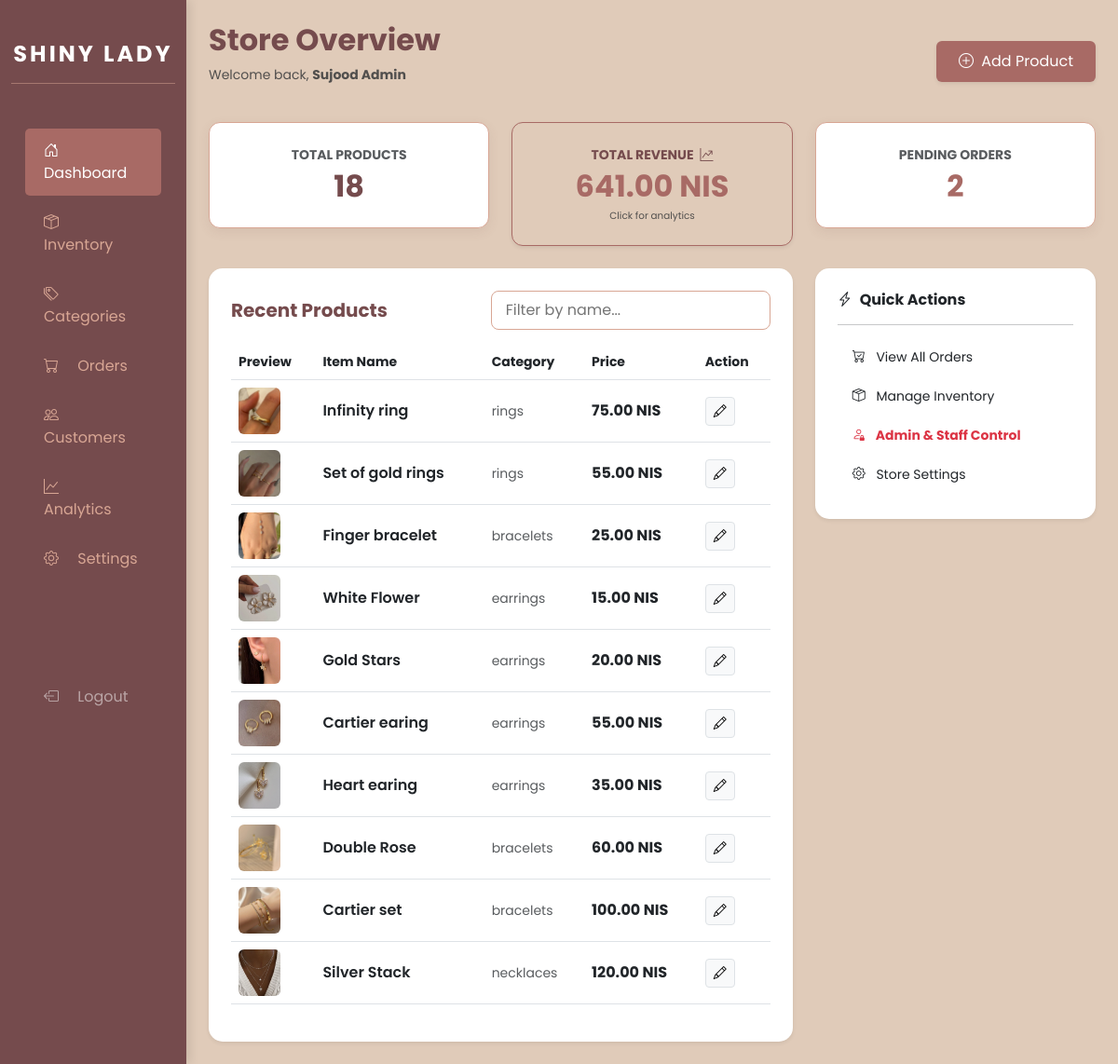
The page /web2026/admin/index.php (signed in) on the database its author committed.
### tables this page shows
CREATE TABLE `products` (
  `id` int(11) NOT NULL,
  `name` varchar(255) NOT NULL,
  `price` decimal(10,2) NOT NULL,
  `stock` int(11) DEFAULT 10,
  `category_id` int(11) DEFAULT NULL,
  `image` varchar(255) DEFAULT NULL,
  `description` text DEFAULT NULL,
  `created_at` timestamp NOT NULL DEFAULT current_timestamp()
);

CREATE TABLE `categories` (
  `id` int(11) NOT NULL,
  `name` varchar(100) NOT NULL
);

### web2026/admin/index.php (the view, shortened to what this page needs)
<?php
global $conn;
$totalItems = mysqli_fetch_assoc(mysqli_query($conn, "SELECT COUNT(*) as total FROM products"))['total'];
$pendingOrders = mysqli_fetch_assoc(mysqli_query($conn, "SELECT COUNT(*) as total FROM `orders` WHERE status = 'Pending'"))['total'];
$revenueRes = mysqli_query($conn, "SELECT SUM(total_amount) as total FROM `orders` WHERE status != 'Cancelled'");
$revenueData = mysqli_fetch_assoc($revenueRes);
$totalRevenue = isset($revenueData['total']) ? $revenueData['total'] : 0;
$latestProducts = mysqli_query($conn, "SELECT p.*, c.name as cat_name FROM products p LEFT JOIN categories c ON p.category_id = c.id ORDER BY p.id DESC LIMIT 10");
?>
<!DOCTYPE html>
<html lang="en">
<head>
    <link rel="stylesheet" href="https://cdn.jsdelivr.net/npm/bootstrap@5.3.0/dist/css/bootstrap.min.css">
    <link rel="stylesheet" href="https://cdn.jsdelivr.net/npm/bootstrap-icons@1.11.0/font/bootstrap-icons.css">
    <link rel="stylesheet" href="css/admin-style.css">
</head>
<body>
<div class="container-fluid">
    <div class="row flex-column flex-md-row">
        <nav class="col-md-2 d-none d-md-block sidebar">
            <div class="text-center mb-5">
                <h4 class="fw-bold mt-4 text-white" style="letter-spacing: 3px;">SHINY LADY</h4>
                <hr style="color: var(--rosewater); opacity: 0.5;">
            </div>
            <a href="index.php" class="active"><i class="bi bi-house-door me-3"></i> Dashboard</a>
            <a href="inventory.php"><i class="bi bi-box-seam me-3"></i> Inventory</a>
            <a href="categories.php"><i class="bi bi-tags me-3"></i> Categories</a>
            <a href="orders.php"><i class="bi bi-cart me-3"></i> Orders</a>
            <a href="customers.php"><i class="bi bi-people me-3"></i> Customers</a>
            <a href="analytics.php"><i class="bi bi-graph-up me-3"></i> Analytics</a>
            <a href="settings.php"><i class="bi bi-gear me-3"></i> Settings</a>
            <div style="margin-top: 100px; padding-bottom: 30px;">
                <a href="login.php" onclick="return confirm('Logout from Admin?') " class="text-white-50">
                    <i class="bi bi-box-arrow-left me-3"></i> Logout
                </a>
            </div>
        </nav>
        <main class="col-md-10 ms-sm-auto px-md-4 py-4">
            <div class="d-flex justify-content-between align-items-center mb-4">
                <div>
                    <h2 class="fw-bold text-plum-wine">Store Overview</h2>
                    <p class="text-muted small">Welcome back, <b><?php echo $_SESSION['user_name']; ?></b></p>
                </div>
                <a href="add-product.php" class="btn btn-primary shadow-sm"><i class="bi bi-plus-circle me-1"></i> Add Product</a>
            </div>
            <div class="row mb-4">
                <div class="col-md-4">
                    <div class="card card-stat p-4 text-center">
                        <div class="text-muted small mb-1 fw-bold">TOTAL PRODUCTS</div>
                        <h2 class="fw-bold text-plum-wine mb-0"><?php echo $totalItems; ?></h2>
                    </div>
                </div>
                <div class="col-md-4">
                    <a href="analytics.php" class="clickable-stat">
                        <div class="card card-stat revenue-card p-4 text-center shadow-sm">
                            <div class="small mb-1 fw-bold" style="color: var(--plum-wine);">TOTAL REVENUE <i class="bi bi-graph-up-arrow ms-1"></i></div>
                            <h2 class="fw-bold mb-0" style="color: var(--copper-rose);"><?php echo number_format($totalRevenue, 2); ?> NIS</h2>
                            <span class="small text-muted mt-1" style="font-size: 0.65rem;">Click for analytics</span>
                        </div>
                    </a>
                </div>
                <div class="col-md-4">
                    <div class="card card-stat p-4 text-center">
                        <div class="text-muted small mb-1 fw-bold">PENDING ORDERS</div>
                        <h2 class="fw-bold mb-0" style="color: var(--copper-rose);"><?php echo $pendingOrders; ?></h2>
                    </div>
                </div>
            </div>
            <div class="row">
                <div class="col-md-8">
                    <div class="card shadow-sm border-0 p-4" style="border-radius: 15px;">
                        <div class="d-flex justify-content-between align-items-center mb-3">
                            <h5 class="fw-bold text-plum-wine mb-0">Recent Products</h5>
                            <input type="text" id="dashSearch" class="search-input shadow-none" placeholder="Filter by name...">
                        </div>
                        <div class="table-responsive">
                            <table class="table align-middle">
                                <thead class="bg-light">
                                <tr class="small text-muted">
                                    <th>Preview</th>
                                    <th>Item Name</th>
                                    <th>Category</th>
                                    <th>Price</th>
                                    <th>Action</th>
                                </tr>
                                </thead>
                                <tbody id="productsTableBody">
                                <?php while($row = mysqli_fetch_assoc($latestProducts)): ?>
                                    <tr class="product-row">
                                        <td><img src="../images/<?php echo $row['image']; ?>" class="rounded-2" width="45" height="50" style="object-fit: cover;" onerror="this.src='https://via.placeholder.com/45x50'"></td>
                                        <td class="fw-semibold text-plum-wine product-name"><?php echo htmlspecialchars($row['name']); ?></td>
                                        <td class="small text-muted"><?php echo $row['cat_name']; ?></td>
                                        <td class="fw-bold"><?php echo $row['price']; ?> NIS</td>
                                        <td>
                                            <a href="edit-product.php?id=<?php echo $row['id']; ?>" class="btn btn-sm btn-light border"><i class="bi bi-pencil"></i></a>
                                        </td>
                                    </tr>
                                <?php endwhile; ?>
                                </tbody>
                            </table>
                        </div>
                    </div>
                </div>
                <div class="col-md-4">
                    <div class="card shadow-sm border-0 p-4 bg-white" style="border-radius: 15px;">
                        <h6 class="fw-bold text-plum-wine mb-3"><i class="bi bi-lightning-charge me-2"></i>Quick Actions</h6>
                        <hr class="text-rosewater mt-0">
                        <div class="list-group list-group-flush">
                            <a href="orders.php" class="list-group-item list-group-item-action quick-action-link small">
                                <i class="bi bi-cart-check me-2"></i> View All Orders
                            </a>
                            <a href="inventory.php" class="list-group-item list-group-item-action quick-action-link small">
                                <i class="bi bi-box-seam me-2"></i> Manage Inventory
                            </a>
                            <?php if ($_SESSION['role'] === 'admin'): ?>
                                <a href="manage-admins.php" class="list-group-item list-group-item-action quick-action-link small text-danger fw-bold">
                                    <i class="bi bi-person-lock me-2"></i> Admin & Staff Control
                                </a>
                            <?php endif; ?>
                            <a href="settings.php" class="list-group-item list-group-item-action quick-action-link small">
                                <i class="bi bi-gear me-2"></i> Store Settings
                            </a>
                        </div>
                    </div>
                </div>
            </div>
        </main>
    </div>
</div>
</body>
</html>

### web2026/admin/css/admin-style.css (style rules this page uses)
:root { --plum-wine: #754B4D; --copper-rose: #A86A65; --dusty-rose: #AB8882; --rosewater: #D8A694; --china-doll: #E0CBB9; --white: #ffffff; }
body { font-family: 'Poppins', sans-serif; background-color: var(--china-doll); color: var(--plum-wine); }
.sidebar { background-color: var(--plum-wine); min-height: 100vh; padding-top: 20px; box-shadow: 4px 0 10px rgba(0,0,0,0.1); }
.sidebar a { color: var(--rosewater); padding: 12px 20px; display: block; text-decoration: none; font-weight: 400; transition: 0.3s; margin: 5px 15px; border-radius: 5px; }
.sidebar a:hover, .sidebar a.active { background-color: var(--copper-rose); color: var(--white); }
.card { border: none; border-radius: 12px; background: var(--white); box-shadow: 0 4px 12px rgba(117, 75, 77, 0.1); }
.card h2, .card h5 { color: var(--plum-wine); }
.btn-primary { background-color: var(--copper-rose); border: none; padding: 10px 24px; transition: 0.3s; }
.table thead { background-color: var(--rosewater); color: var(--plum-wine); }
.table tbody { background-color: var(--white); }

### web2026/admin/index.php (style rules this page uses)
.card-stat { background-color: var(--white); border: 1px solid var(--rosewater); border-radius: 12px; transition: 0.3s ease; }
.clickable-stat { text-decoration: none; display: block; }
.revenue-card { background-color: var(--china-doll); border-color: var(--copper-rose); }
.search-input { border: 1px solid var(--rosewater); border-radius: 8px; padding: 8px 15px; outline: none; color: var(--plum-wine); width: 100%; max-width: 300px; }
.quick-action-link { transition: 0.3s; border-radius: 8px !important; margin-bottom: 5px; border: none !important; }

### rows shown on the page
products: image (picture), name "Infinity ring", category.name "rings", price "75.00"
products: image (picture), name "Set of gold rings", category.name "rings", price "55.00"
products: image (picture), name "Finger bracelet", category.name "bracelets", price "25.00"
products: image (picture), name "White Flower", category.name "earrings", price "15.00"
products: image (picture), name "Gold Stars", category.name "earrings", price "20.00"
products: image (picture), name "Cartier earing", category.name "earrings", price "55.00"
products: image (picture), name "Heart earing", category.name "earrings", price "35.00"
products: image (picture), name "Double Rose", category.name "bracelets", price "60.00"
products: image (picture), name "Cartier set", category.name "bracelets", price "100.00"
products: image (picture), name "Silver Stack", category.name "necklaces", price "120.00"

### other values the page prints
$_SESSION['user_name'] "Sujood Admin"
$totalItems "18"
$totalRevenue "641.00"
$pendingOrders "2"
